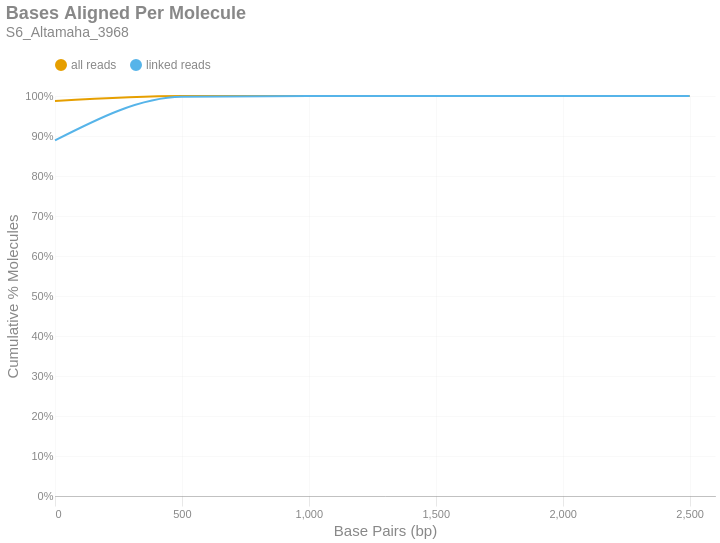

Notebook cell for this chart:
### Markdown cell above
### Bases Aligned Per Molecule
This is a cumulative frequency distribution showing the number of base pairs aligned per unique molecule. These data are shown in 500 bp bins. There are two distributions: one with `all reads` (yellow) and another with only `linked reads` (blue). The percent of molecules in the `linked reads` distribution is relative to the total number of linked molecules.

### Code cell
if SKIPLR:
    print_html(f"Skipped")
else:
    binned_df = consolidated_hist(valids['aligned_bp'], mask, 500, True)
    with SafeRender(binned_df):
        (
            density_plot(binned_df, 'Bases Aligned Per Molecule', samplename, 'basesper')
            .encode(
                x=alt.X('bin:Q', title="Base Pairs (bp)").axis(tickMinStep=500).scale(padding=0),
                y=alt.Y('value:Q', title='Cumulative % Molecules')
                    .axis(format='%')
                    .scale(domain = [0,1])
                    .stack(False),
                color=alt.Color("key:N").scale(domain = ["all reads", "linked reads"]),
                tooltip = [
                    alt.Tooltip("key:N", title = "Data Type"),
                    alt.Tooltip("range_label:N", title="Bases Aligned Per Molecule"),
                    alt.Tooltip("value:Q", format = ".2%", title="% Molecules (Cum.)")
                ]
            )
        ).display()

### Figure 1 — Vega-Lite specification as saved in the notebook (floating-point values rounded to 4 significant figures)
{"width": "container", "height": 400, "config": {"title": {"anchor": "start", "dy": -15, "fontSize": 18, "color": "#888888", "subtitleColor": "#888888", "subtitleFontSize": 14}, "arc": {"fill": "#0072B2"}, "axis": {"domainColor": "#888888", "domainWidth": 0.5, "gridWidth": 0.2, "grid": false, "titleFontWeight": 400, "titleFontSize": 15, "labelFontSize": 11, "labelColor": "#888888", "tickColor": "#888888", "tickWidth": 0.2, "titleColor": "#888888"}, "axisBand": {"grid": false}, "axisX": {"grid": true, "tickSize": 10, "domainCap": "round"}, "axisY": {"domain": false, "grid": true, "tickSize": 0, "domainCap": "round"}, "background": "transparent", "header": {"labelFontSize": 15, "labelColor": "#888888", "titleFontSize": 15, "titleFontWeight": 600, "titleColor": "#888888"}, "legend": {"labelFont": "sans-serif", "labelFontSize": 12, "labelColor": "#888888", "symbolSize": 100, "symbolType": "circle", "titleFontSize": 12, "titlePadding": 10, "titleColor": "#888888", "title": null, "orient": "top"}, "range": {"category": ["#E69F00", "#56B4E9", "#009E73", "#F0E442", "#0072B2", "#D55E00", "#CC79A7", "#000000"], "diverging": ["#cfe8f3", "#a2d4ec", "#73bfe2", "#46abdb", "#1696d2", "#12719e"]}, "area": {"fill": "#0072B2", "fillOpacity": 0.7, "line": true, "strokeOpacity": 0.7}, "line": {"color": "#0072B2", "stroke": "#0072B2", "strokeWidth": 2}, "trail": {"color": "#0072B2", "stroke": "#0072B2", "strokeWidth": 0, "size": 1}, "point": {"filled": true, "fillOpacity": 1.0, "size": 95}, "text": {"color": "#888888", "fontSize": 11, "align": "right", "fontWeight": 400, "size": 11}, "bar": {"fill": "#0072B2", "stroke": null}, "view": {"stroke": null, "continuousWidth": 660, "continuousHeight": 400}}, "data": {"name": "data-c14a5adcb554dee759aa115d66a481da"}, "mark": {"type": "line", "interpolate": "monotone", "point": {"opacity": 0, "size": 275}}, "encoding": {"color": {"field": "key", "scale": {"domain": ["all reads", "linked reads"]}, "type": "nominal"}, "tooltip": [{"field": "key", "title": "Data Type", "type": "nominal"}, {"field": "range_label", "title": "Bases Aligned Per Molecule", "type": "nominal"}, {"field": "value", "format": ".2%", "title": "% Molecules (Cum.)", "type": "quantitative"}], "x": {"axis": {"tickMinStep": 500}, "field": "bin", "scale": {"padding": 0}, "title": "Base Pairs (bp)", "type": "quantitative"}, "y": {"axis": {"format": "%"}, "field": "value", "scale": {"domain": [0, 1]}, "stack": false, "title": "Cumulative % Molecules", "type": "quantitative"}}, "params": [{"name": "param_c36ac31b6afebe62", "select": {"type": "point", "fields": ["key"]}, "bind": "legend"}], "title": {"text": "Bases Aligned Per Molecule", "subtitle": "S6_Altamaha_3968"}, "transform": [{"fold": ["all reads (cumsum)", "linked reads (cumsum)"]}, {"calculate": "replace(datum.key, ' (cumsum)', '')", "as": "key"}, {"filter": {"param": "param_c36ac31b6afebe62"}}], "usermeta": {"embedOptions": {"downloadFileName": "S6_Altamaha_3968.basesper"}}, "$schema": "https://vega.github.io/schema/vega-lite/v6.1.0.json", "datasets": {"data-c14a5adcb554dee759aa115d66a481da": [{"bin": "0.0", "interval": "0.0-500.0", "all reads": 0.9876, "linked reads": 0.889, "all reads (cumsum)": 0.9876, "linked reads (cumsum)": 0.889, "range_label": "0-499"}, {"bin": "500.0", "interval": "500.0-1000.0", "all reads": 0.01217, "linked reads": 0.1089, "all reads (cumsum)": 0.9997, "linked reads (cumsum)": 0.9979, "range_label": "500-999"}, {"bin": "1000.0", "interval": "1000.0-1500.0", "all reads": 0.0002519, "linked reads": 0.001994, "all reads (cumsum)": 1.0, "linked reads (cumsum)": 0.9999, "range_label": "1000-1499"}, {"bin": "1500.0", "interval": "1500.0-2000.0", "all reads": 1.133e-05, "linked reads": 7.207e-05, "all reads (cumsum)": 1.0, "linked reads (cumsum)": 1.0, "range_label": "1500-1999"}, {"bin": "2000.0", "interval": "2000.0-2500.0", "all reads": 8.718e-07, "linked reads": 0.0, "all reads (cumsum)": 1.0, "linked reads (cumsum)": 1.0, "range_label": "2000-2499"}, {"bin": "2500.0", "interval": "2500.0-3000.0", "all reads": 2.906e-07, "linked reads": 2.669e-06, "all reads (cumsum)": 1.0, "linked reads (cumsum)": 1.0, "range_label": "2500-2999"}]}}
